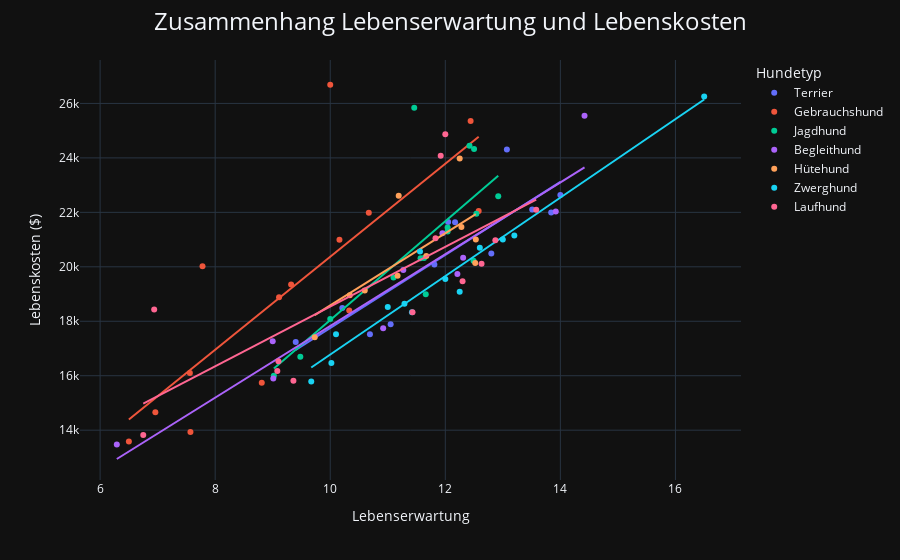

Notebook cell for this chart:
### Markdown cell above
### Zusammenhang zwischen Lebenserwartung und Kosten über das Leben

### Code cell
fig = px.scatter(data,
                 x="LONGEVITY(YEARS)",
                 y="$LIFETIME COST",
                 trendline="ols",       # automatische Regressionslinie
                 labels={"LONGEVITY(YEARS)": "Lebenserwartung",
                         "$LIFETIME COST": "Lebenskosten ($)", 
                         "type_de": "Hundetyp"},
                 template="plotly_dark",
                 color="type_de"
                 )

# Überschrift größer und mittig
fig.update_layout(
    title=dict(
        text='Zusammenhang Lebenserwartung und Lebenskosten', 
        font=dict(size=24), 
        x=0.5, 
        xanchor="center"
    )
)

fig.show()
fig.write_html('longevity_life_costs.html')

### Figure 1 — Plotly figure (JSON) as saved in the notebook; plotly's stock layout.template omitted (floating-point values rounded to 4 significant figures)
{"data": [{"hovertemplate": "Hundetyp=Terrier<br>Lebenserwartung=%{x}<br>Lebenskosten ($)=%{y}<extra></extra>", "legendgroup": "Terrier", "marker": {"color": "#636efa", "symbol": "circle"}, "mode": "markers", "name": "Terrier", "orientation": "v", "showlegend": true, "type": "scatter", "x": [14.0, 13.84, 12.8, 11.81, 11.05, 13.51, 12.05, 12.17, 13.07, 10.69, 9.4, 10.21], "xaxis": "x", "y": [22640.0, 21990.0, 20490.0, 20090.0, 17890.0, 22110.0, 21650.0, 21630.0, 24310.0, 17520.0, 17240.0, 18490.0], "yaxis": "y"}, {"hovertemplate": "<b>OLS trendline</b><br>$LIFETIME COST = 1341.42 * LONGEVITY(YEARS) + 4340.18<br>R<sup>2</sup>=0.760191<br><br>Hundetyp=Terrier<br>Lebenserwartung=%{x}<br>Lebenskosten ($)=%{y} <b>(trend)</b><extra></extra>", "legendgroup": "Terrier", "marker": {"color": "#636efa", "symbol": "circle"}, "mode": "lines", "name": "Terrier", "showlegend": false, "type": "scatter", "x": [9.4, 10.21, 10.69, 11.05, 11.81, 12.05, 12.17, 12.8, 13.07, 13.51, 13.84, 14.0], "xaxis": "x", "y": [16950.0, 18040.0, 18680.0, 19160.0, 20180.0, 20500.0, 20670.0, 21510.0, 21870.0, 22460.0, 22910.0, 23120.0], "yaxis": "y"}, {"hovertemplate": "Hundetyp=Gebrauchshund<br>Lebenserwartung=%{x}<br>Lebenskosten ($)=%{y}<extra></extra>", "legendgroup": "Gebrauchshund", "marker": {"color": "#EF553B", "symbol": "circle"}, "mode": "markers", "name": "Gebrauchshund", "orientation": "v", "showlegend": true, "type": "scatter", "x": [12.58, 12.44, 10.33, 9.32, 7.56, 8.81, 10.0, 9.11, 7.57, 6.5, 6.96, 7.78, 10.67, 10.16], "xaxis": "x", "y": [22050.0, 25350.0, 18400.0, 19350.0, 16100.0, 15750.0, 26690.0, 18890.0, 13940.0, 13580.0, 14660.0, 20020.0, 21990.0, 20990.0], "yaxis": "y"}, {"hovertemplate": "<b>OLS trendline</b><br>$LIFETIME COST = 1708.14 * LONGEVITY(YEARS) + 3289.09<br>R<sup>2</sup>=0.631454<br><br>Hundetyp=Gebrauchshund<br>Lebenserwartung=%{x}<br>Lebenskosten ($)=%{y} <b>(trend)</b><extra></extra>", "legendgroup": "Gebrauchshund", "marker": {"color": "#EF553B", "symbol": "circle"}, "mode": "lines", "name": "Gebrauchshund", "showlegend": false, "type": "scatter", "x": [6.5, 6.96, 7.56, 7.57, 7.78, 8.81, 9.11, 9.32, 10.0, 10.16, 10.33, 10.67, 12.44, 12.58], "xaxis": "x", "y": [14390.0, 15180.0, 16200.0, 16220.0, 16580.0, 18340.0, 18850.0, 19210.0, 20370.0, 20640.0, 20930.0, 21510.0, 24540.0, 24780.0], "yaxis": "y"}, {"hovertemplate": "Hundetyp=Jagdhund<br>Lebenserwartung=%{x}<br>Lebenskosten ($)=%{y}<extra></extra>", "legendgroup": "Jagdhund", "marker": {"color": "#00cc96", "symbol": "circle"}, "mode": "markers", "name": "Jagdhund", "orientation": "v", "showlegend": true, "type": "scatter", "x": [12.49, 11.66, 12.5, 12.54, 12.92, 11.46, 12.42, 12.04, 11.63, 12.04, 9.48, 11.1, 11.57, 9.02, 10.0], "xaxis": "x", "y": [20220.0, 18990.0, 24330.0, 21950.0, 22590.0, 25840.0, 24440.0, 21300.0, 20320.0, 21450.0, 16700.0, 19600.0, 20310.0, 16000.0, 18080.0], "yaxis": "y"}, {"hovertemplate": "<b>OLS trendline</b><br>$LIFETIME COST = 1814.53 * LONGEVITY(YEARS) + -102.833<br>R<sup>2</sup>=0.579135<br><br>Hundetyp=Jagdhund<br>Lebenserwartung=%{x}<br>Lebenskosten ($)=%{y} <b>(trend)</b><extra></extra>", "legendgroup": "Jagdhund", "marker": {"color": "#00cc96", "symbol": "circle"}, "mode": "lines", "name": "Jagdhund", "showlegend": false, "type": "scatter", "x": [9.02, 9.48, 10.0, 11.1, 11.46, 11.57, 11.63, 11.66, 12.04, 12.04, 12.42, 12.49, 12.5, 12.54, 12.92], "xaxis": "x", "y": [16260.0, 17100.0, 18040.0, 20040.0, 20690.0, 20890.0, 21000.0, 21050.0, 21740.0, 21740.0, 22430.0, 22560.0, 22580.0, 22650.0, 23340.0], "yaxis": "y"}, {"hovertemplate": "Hundetyp=Begleithund<br>Lebenserwartung=%{x}<br>Lebenskosten ($)=%{y}<extra></extra>", "legendgroup": "Begleithund", "marker": {"color": "#ab63fa", "symbol": "circle"}, "mode": "markers", "name": "Begleithund", "orientation": "v", "showlegend": true, "type": "scatter", "x": [13.92, 14.42, 12.21, 10.92, 11.27, 11.95, 12.31, 9.0, 9.01, 6.29], "xaxis": "x", "y": [22030.0, 25550.0, 19740.0, 17740.0, 19890.0, 21240.0, 20340.0, 17270.0, 15900.0, 13480.0], "yaxis": "y"}, {"hovertemplate": "<b>OLS trendline</b><br>$LIFETIME COST = 1316.91 * LONGEVITY(YEARS) + 4658.63<br>R<sup>2</sup>=0.907444<br><br>Hundetyp=Begleithund<br>Lebenserwartung=%{x}<br>Lebenskosten ($)=%{y} <b>(trend)</b><extra></extra>", "legendgroup": "Begleithund", "marker": {"color": "#ab63fa", "symbol": "circle"}, "mode": "lines", "name": "Begleithund", "showlegend": false, "type": "scatter", "x": [6.29, 9.0, 9.01, 10.92, 11.27, 11.95, 12.21, 12.31, 13.92, 14.42], "xaxis": "x", "y": [12940.0, 16510.0, 16520.0, 19040.0, 19500.0, 20400.0, 20740.0, 20870.0, 22990.0, 23650.0], "yaxis": "y"}, {"hovertemplate": "Hundetyp=Hütehund<br>Lebenserwartung=%{x}<br>Lebenskosten ($)=%{y}<extra></extra>", "legendgroup": "Hütehund", "marker": {"color": "#FFA15A", "symbol": "circle"}, "mode": "markers", "name": "Hütehund", "orientation": "v", "showlegend": true, "type": "scatter", "x": [12.53, 12.52, 11.17, 10.6, 10.34, 12.25, 12.28, 11.67, 11.19, 9.73], "xaxis": "x", "y": [21010.0, 20140.0, 19670.0, 19130.0, 18960.0, 23980.0, 21460.0, 20400.0, 22610.0, 17420.0], "yaxis": "y"}, {"hovertemplate": "<b>OLS trendline</b><br>$LIFETIME COST = 1323.88 * LONGEVITY(YEARS) + 5347.78<br>R<sup>2</sup>=0.474386<br><br>Hundetyp=Hütehund<br>Lebenserwartung=%{x}<br>Lebenskosten ($)=%{y} <b>(trend)</b><extra></extra>", "legendgroup": "Hütehund", "marker": {"color": "#FFA15A", "symbol": "circle"}, "mode": "lines", "name": "Hütehund", "showlegend": false, "type": "scatter", "x": [9.73, 10.34, 10.6, 11.17, 11.19, 11.67, 12.25, 12.28, 12.52, 12.53], "xaxis": "x", "y": [18230.0, 19040.0, 19380.0, 20140.0, 20160.0, 20800.0, 21570.0, 21610.0, 21920.0, 21940.0], "yaxis": "y"}, {"hovertemplate": "Hundetyp=Zwerghund<br>Lebenserwartung=%{x}<br>Lebenskosten ($)=%{y}<extra></extra>", "legendgroup": "Zwerghund", "marker": {"color": "#19d3f3", "symbol": "circle"}, "mode": "markers", "name": "Zwerghund", "orientation": "v", "showlegend": true, "type": "scatter", "x": [13.2, 13.0, 11.0, 11.42, 11.29, 9.67, 16.5, 10.1, 12.0, 12.25, 12.6, 10.02, 11.56], "xaxis": "x", "y": [21150.0, 21000.0, 18530.0, 18330.0, 18640.0, 15790.0, 26250.0, 17520.0, 19550.0, 19080.0, 20700.0, 16460.0, 20560.0], "yaxis": "y"}, {"hovertemplate": "<b>OLS trendline</b><br>$LIFETIME COST = 1440.8 * LONGEVITY(YEARS) + 2370.48<br>R<sup>2</sup>=0.946666<br><br>Hundetyp=Zwerghund<br>Lebenserwartung=%{x}<br>Lebenskosten ($)=%{y} <b>(trend)</b><extra></extra>", "legendgroup": "Zwerghund", "marker": {"color": "#19d3f3", "symbol": "circle"}, "mode": "lines", "name": "Zwerghund", "showlegend": false, "type": "scatter", "x": [9.67, 10.02, 10.1, 11.0, 11.29, 11.42, 11.56, 12.0, 12.25, 12.6, 13.0, 13.2, 16.5], "xaxis": "x", "y": [16300.0, 16810.0, 16920.0, 18220.0, 18640.0, 18820.0, 19030.0, 19660.0, 20020.0, 20520.0, 21100.0, 21390.0, 26140.0], "yaxis": "y"}, {"hovertemplate": "Hundetyp=Laufhund<br>Lebenserwartung=%{x}<br>Lebenskosten ($)=%{y}<extra></extra>", "legendgroup": "Laufhund", "marker": {"color": "#FF6692", "symbol": "circle"}, "mode": "markers", "name": "Laufhund", "orientation": "v", "showlegend": true, "type": "scatter", "x": [12.3, 12.87, 11.43, 11.83, 9.36, 12.0, 12.63, 13.58, 11.92, 6.94, 9.1, 9.08, 6.75], "xaxis": "x", "y": [19470.0, 20980.0, 18330.0, 21050.0, 15820.0, 24870.0, 20110.0, 22100.0, 24080.0, 18440.0, 16530.0, 16180.0, 13820.0], "yaxis": "y"}, {"hovertemplate": "<b>OLS trendline</b><br>$LIFETIME COST = 1096.63 * LONGEVITY(YEARS) + 7573.66<br>R<sup>2</sup>=0.566795<br><br>Hundetyp=Laufhund<br>Lebenserwartung=%{x}<br>Lebenskosten ($)=%{y} <b>(trend)</b><extra></extra>", "legendgroup": "Laufhund", "marker": {"color": "#FF6692", "symbol": "circle"}, "mode": "lines", "name": "Laufhund", "showlegend": false, "type": "scatter", "x": [6.75, 6.94, 9.08, 9.1, 9.36, 11.43, 11.83, 11.92, 12.0, 12.3, 12.63, 12.87, 13.58], "xaxis": "x", "y": [14980.0, 15180.0, 17530.0, 17550.0, 17840.0, 20110.0, 20550.0, 20650.0, 20730.0, 21060.0, 21420.0, 21690.0, 22470.0], "yaxis": "y"}], "layout": {"legend": {"title": {"text": "Hundetyp"}, "tracegroupgap": 0}, "margin": {"t": 60}, "title": {"font": {"size": 24}, "text": "Zusammenhang Lebenserwartung und Lebenskosten", "x": 0.5, "xanchor": "center"}, "xaxis": {"anchor": "y", "domain": [0, 1], "title": {"text": "Lebenserwartung"}}, "yaxis": {"anchor": "x", "domain": [0, 1], "title": {"text": "Lebenskosten ($)"}}}}
